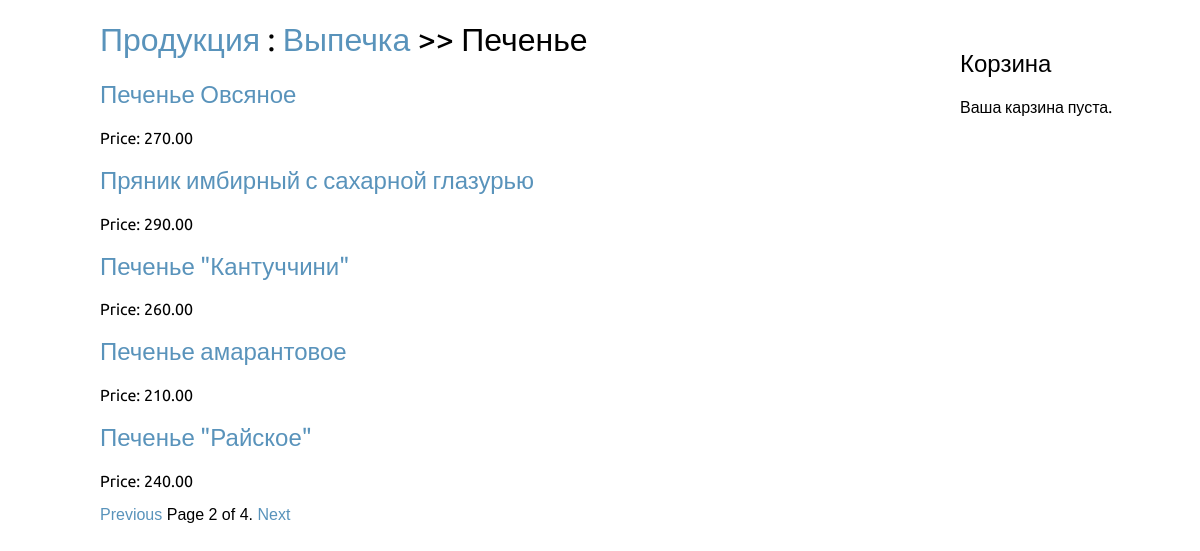
Before: /vypechka/pechenye/?page=2 with the older database file.
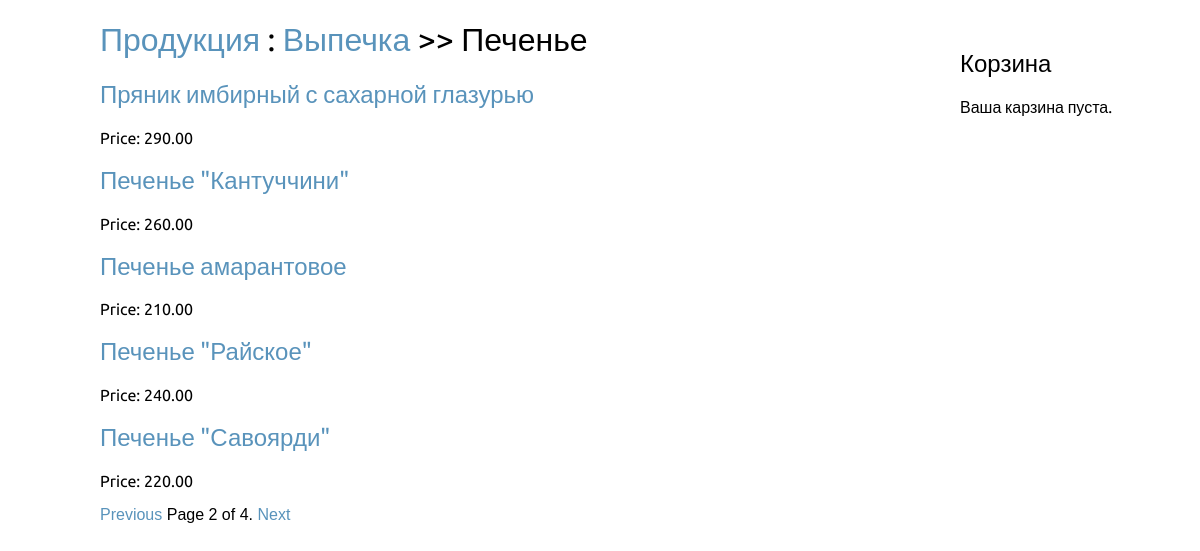
After: the same page with the newer database file.
### beckary_shop/models.py (models this page shows, shortened)
class Category(models.Model):
    name = models.CharField(max_length=100, db_index=True)
    slug = models.SlugField(max_length=100, unique=True)
    section = models.ForeignKey(Section, related_name='category', on_delete=models.CASCADE)
    url = models.URLField(max_length=100)
    img = models.ImageField()

class Section(models.Model):
    name = models.CharField(max_length=100, db_index=True)
    slug = models.SlugField(max_length=100, unique=True)
    url = models.URLField(max_length=100)
    img = models.ImageField(upload_to='section/')
    def get_absolute_url(self):
        return reverse('beckary_shop:cat_list', args=[self.slug])

class Product(models.Model):
    name = models.CharField(max_length=100, db_index=True)
    slug = models.SlugField(max_length=100, unique=True)
    category = models.ForeignKey(Category, related_name='product', on_delete=models.CASCADE)
    description = models.TextField()
    price = models.DecimalField(max_digits=10, decimal_places=2)
    url = models.URLField(max_length=100)
    img = models.ImageField()
    def get_absolute_url(self):
        return reverse('beckary_shop:prod_detail', args=[self.category.section.slug, self.category.slug, self.slug])

### beckary_shop/views.py (the view)
# urls.py: path('<slug:sec_slug>/<slug:cat_slug>/', views.prod_list, name='prod_list'),
def prod_list(request, sec_slug, cat_slug):
    cat = Category.objects.get(slug = cat_slug)
    prod_list = Product.objects.filter(category_id = cat.id)
    paginator = Paginator(prod_list, 5)
    page = request.GET.get('page')
    try:
        prods = paginator.page(page)
    except PageNotAnInteger:
        prods = paginator.page(1)
    except EmptyPage:
        prods = paginator.page(paginator.num_pages)
    return render(request, 'product/prod_list.html', {'page':page,'prods': prods, 'cat':cat})

### cart/cart.py (called while the page is built)
    def __len__(self):
        return sum(item['quantity'] for item in self.cart.values())

### cart/context_processor.py (called while the page is built)
def cart(request):
    return {'cart': Cart(request)}

### beckary_shop/templates/product/prod_list.html (shortened to what this page needs)
{% extends "base.html" %}
{% block content %}
<h1><a href="/">Продукция</a> : <a href="{{ cat.section.get_absolute_url }}">{{ cat.section.name }}</a> >> {{ cat.name }}</h1>
{% for prod in prods %}
<h2>
<a href="{{ prod.get_absolute_url }}">{{ prod.name }}</a>
</h2>
<p class="date">Price: {{ prod.price }}</p>
{% endfor %}
{% include "product/pagination.html" with page=prods %}
{% endblock %}

Changed rows visible on the page:
removed Product: name "Печенье Овсяное", price "270.00"
added Product: name "Печенье \"Савоярди\"", price "220.00"
